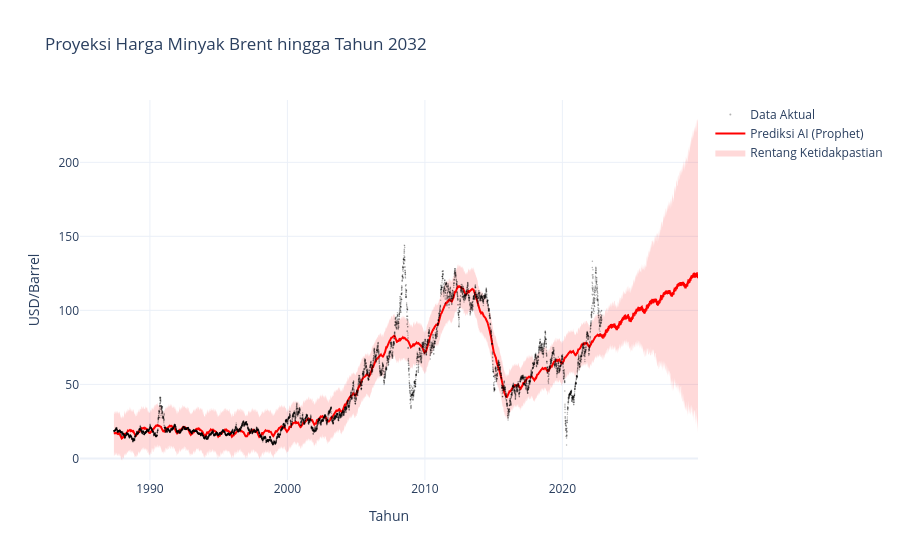

Notebook cell for this chart:
### Code cell
import plotly.graph_objects as go

# 1. Membuat kanvas grafik
fig = go.Figure()

# 2. Menambahkan area "Pita Pink" (Rentang Ketidakpastian)
# yhat_upper adalah batas atas tebakan AI
fig.add_trace(go.Scatter(
    x=forecast_2032['ds'], y=forecast_2032['yhat_upper'],
    line=dict(width=0), showlegend=False, hoverinfo="skip"
))

# yhat_lower adalah batas bawah tebakan AI
fig.add_trace(go.Scatter(
    x=forecast_2032['ds'], y=forecast_2032['yhat_lower'],
    line=dict(width=0), fill='tonexty', 
    fillcolor='rgba(255, 0, 0, 0.15)', name='Rentang Ketidakpastian'
))

# 3. Menambahkan garis merah (Hasil Prediksi Utama)
fig.add_trace(go.Scatter(
    x=forecast_2032['ds'], y=forecast_2032['yhat'],
    mode='lines', name='Prediksi AI (Prophet)', line=dict(color='red', width=2)
))

# 4. Menambahkan titik-titik hitam (Data Asli/Aktual)
fig.add_trace(go.Scatter(
    x=df_prophet['ds'], y=df_prophet['y'],
    mode='markers', name='Data Aktual', 
    marker=dict(color='black', size=1.5, opacity=0.3)
))

# 5. Mengatur tampilan (Judul dan Nama Sumbu)
fig.update_layout(
    title='Proyeksi Harga Minyak Brent hingga Tahun 2032',
    xaxis_title='Tahun',
    yaxis_title='USD/Barrel',
    hovermode='x unified',
    template='plotly_white'
)

# Tampilkan Grafik
fig.show()

### Figure 1 — Plotly figure (JSON) as saved in the notebook; plotly's stock layout.template omitted (floating-point values rounded to 4 significant figures; data arrays with more than 128 entries replaced by an {"elided": "..."} marker saying what was removed)
{"data": [{"hoverinfo": "skip", "line": {"width": 0}, "showlegend": false, "type": "scatter", "x": {"elided": "11566 str values"}, "y": {"elided": "11566 float values"}}, {"fill": "tonexty", "fillcolor": "rgba(255, 0, 0, 0.15)", "line": {"width": 0}, "name": "Rentang Ketidakpastian", "type": "scatter", "x": {"elided": "11566 str values"}, "y": {"elided": "11566 float values"}}, {"line": {"color": "red", "width": 2}, "mode": "lines", "name": "Prediksi AI (Prophet)", "type": "scatter", "x": {"elided": "11566 str values"}, "y": {"elided": "11566 float values"}}, {"marker": {"color": "black", "opacity": 0.3, "size": 1.5}, "mode": "markers", "name": "Data Aktual", "type": "scatter", "x": {"elided": "9011 str values"}, "y": {"elided": "9011 float values"}}], "layout": {"hovermode": "x unified", "title": {"text": "Proyeksi Harga Minyak Brent hingga Tahun 2032"}, "xaxis": {"title": {"text": "Tahun"}}, "yaxis": {"title": {"text": "USD/Barrel"}}}}
